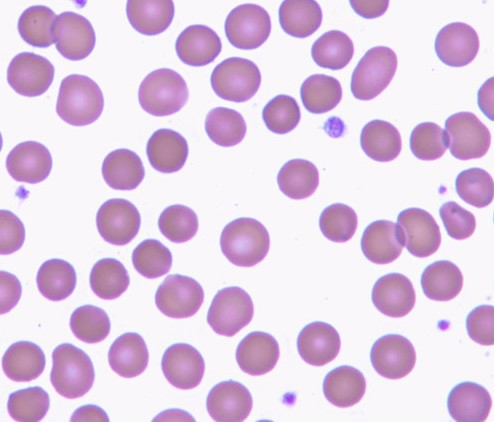
#> input picture images/c1.jpg, 494 x 422 px
$ jupyter execute --allow-errors Assignment_RBC_Count.ipynb   (shell and % lines are left out)
#> lines starting #> are read from the running program, lines starting #| are printed output that depends on the picture; after the words box and inside, x2 and y2 are one past the last pixel; in counts of white or black regions, pixels touching at a corner belong together
#### Introduction (added for Github)
Today the field of computer vision has come to be associated with deep learning, but it was not always so. There are many classical algorithms and approaches to solve problems that do not require time and computation-intensive neural networks. The following is one such example. The task was to count the number of red blood cells (RBCs) in a series of images.

This was successfully accomplished by utilizing a series of classical computer vision techniques: manual and automatic thresholding (Otsu’s algorithm), investigating different colour spaces (e.g. HSV), and their individual channels, to find the highest contrast, low-pass filtering to clean noise, and finally flood-fill with colouring to count objects (connected-component counting). This approach takes a fraction of the time and computation that would have been needed with even a simple deep-learning based approach.

This task was done as part of a university assignment. The main output was this Jupyter notebook, and a summary report. The report is there in the same folder as this notebook. That is much shorter than this notebook, and is the recommended starting point if you are not very familiar with the domain and first wish to get an overview of the problem.

Please note that direct use of OpenCV functions was not allowed, except to open and display the file. All the functions have been coded by hand (e.g. for thresholding, flood-fill, connected component counting etc). This made it an excellent learning exercise. Some OpenCV functions that can be used for this task are listed at the end.

___

### Computer Vision Assignment: Red Blood Cell Counting
#### Image cleaning, Thresholding, Connected-component counting etc.

This notebook is very detailed and has explanations and output files. A summarised version with output images is in the report (PDF in the same folder).

**To rapidly go to final solutions, search for the word "solution", which has answer values in bold sentences.** A lot of work before that is analysis of the problem, comments, and helper functions that are used in the final solution.

#### Task 0: Setting up, reading the file

The source images are located as c1.jpg...c4.jpg in the images folder.

[cell 1]
import cv2
import numpy as np
import matplotlib.pyplot as plt

[cell 2]
filepath = './images/c1.jpg' # remember the . at the beginning, else imread fails silently.
                            # Prefer forward slash as backslash needs to be escaped '.\\'

[cell 3]
img = cv2.imread(filepath)
#> img is the input picture: shape (422, 494, 3); mean B, G, R 226.3, 202.5, 223.4

[cell 4]
img.shape # just to check that imread worked. It fails silently

[cell 5]
plt.imshow(img)

#### Task 1.1 Otsu

[cell 6]
# first let's see the image histogram to understand intensity distributions
plt.hist(img.ravel(), 256, [0,256])
plt.show()
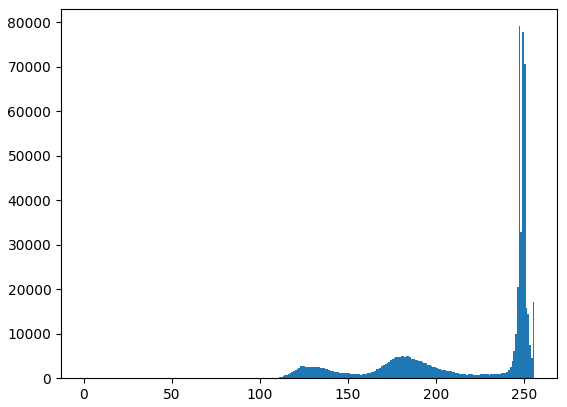
#> figure drawn by matplotlib, 1 panel; tallest bar 79079 high, from x = 247 to 248

We can see that there are three modes in the histogram (trimodal distribution). Most of the values are close to white, and there are two humps in the middle, centered at approx 125 and 175 respectively. The near-white pixels are the background. 175 cluster is probably the slightly brighter interior of the RBCs, and 125 the purple-blue main body.

Since we have to separate the cells from the white background, the ideal threshold boundary would be a bit above 200, approx at 220.
Otsu's method however would find the best threshold by itself. Still, let's create a reference image using the above value.

[cell 7]
# This won't be used for main task, just using opencv's threshold method to create a reference
imggray = cv2.cvtColor(img, cv2.COLOR_BGR2GRAY)
ret, thresh = cv2.threshold(imggray, 220, 255, cv2.THRESH_BINARY)
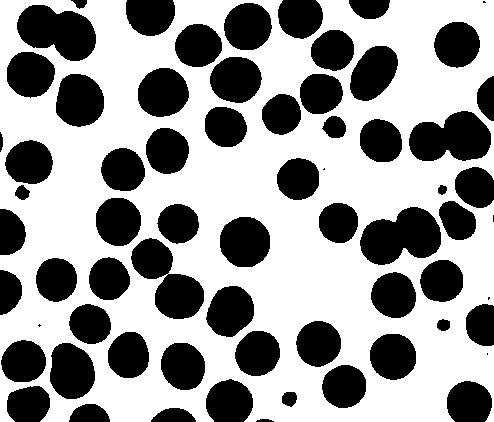
#> thresh: shape (422, 494); 59.8% white; 67 black regions (6 under 20 px), largest, box (x1, y1, x2, y2) and area: (360, 207, 441, 265) 3259, (17, 5, 96, 61) 3057, (131, 238, 204, 319) 3053

[cell 8]
plt.imshow(thresh, 'gray')

[cell 9]
# [4 lines left out: function imageShow, not called in this run]

[cell 10]
# imageShow(thresh)

[cell 11]
img.shape

[cell 12]
len(img.shape)

[cell 13]
imggray.shape # note that its output below has no channels element at the end of the list (i.e. no RGB/BGR).
# it simply has grayscale levels that are uint 8, i.e. from 0-255

[cell 14]
# since we are told that we cannot use the threshold function, we would need to implement our own.
# Otsu's algorithm will only find us the value of the threshold, we have to binarize the
# image ourselves. So implementing a simply binary threshold function first

def thresholdBinary_ForLoops (img, boundary):
    '''takes an image, converts to grayscale if needed, sets pixels below threshold boundary to 0 and above to 255
    Uses nested for loops to traverse pixels'''
#> called with boundary = 175
    if boundary <0 or boundary>255:
        print("Invalid threshold boundary")
        return -1
    if len(img.shape) == 3: # trying to convert an image that is already grayscale gives an error,
                            # so first check if it is coloured
        imggray = cv2.cvtColor(img, cv2.COLOR_BGR2GRAY)
    else:
        imggray = img.copy()
#     print(imggray.shape)
    Y, X = imggray.shape
    for y in range(Y):
        for x in range(X):
            pixel = imggray[y][x]
            if pixel <= boundary:
                imggray[y][x] = 0
            else:
                imggray[y][x] = 255
#> imggray: shape (422, 494); 65% white; 62 black regions, largest, box (x1, y1, x2, y2) and area: (361, 208, 441, 264) 2868, (18, 6, 95, 60) 2820, (410, 112, 490, 160) 2760

    return imggray

[cell 15]
## Above works, but trying to use Numpy vector operations instead of nested for loops, faster and elegant
def thresholdBinary(img, boundary):
    '''takes an image, converts to grayscale if needed, sets pixels below boundary to 0 and above to 255
    Uses Numpy vector operations'''
#> called with boundary = 175
    if boundary <0 or boundary>255:
        print("Invalid threshold boundary")
        return -1
    if len(img.shape) == 3: # trying to convert an image that is already grayscale gives an error,
                            # so first check if it is coloured
        imggray = cv2.cvtColor(img, cv2.COLOR_BGR2GRAY)
    else:
        imggray = img.copy()
#     print(imggray.shape)

    imggray[imggray<=boundary] = 0 #Numpy magic
    imggray[imggray>boundary] = 255 #did 1 instead of 255 here by mistake earlier. Resulted in image with just 0 & 1s
                                    #plt.imshow(...'gray') was still showing it correctly, but cv.imshow() was showing
                                    #as black. Another way I found is to use cv.convertScaleAbs() later

    return imggray

[cell 16]
# testing both threshold functions
img_threshold_ForLoops = thresholdBinary_ForLoops (imggray, 175) # threshold value just for experiment. Is the peak of the second hump
img_threshold = thresholdBinary (imggray, 175)

[cell 17]
plt.imshow(img_threshold, 'gray')

[cell 18]
plt.imshow(img_threshold_ForLoops, 'gray')

[cell 19]
# we can see both threshold functions returned the same thresholds

[cell 20]
def Otsushi (img):
    '''tries to implement Otsu in a semi-efficient way. Attempting Numpy broadcast arithmetic
    rather than lots of nested for loops'''

    # convert to grayscale if needed
    if len(img.shape) == 3: # trying to convert an image that is already grayscale gives an error,
                            # so first check if it is coloured
        imggray = cv2.cvtColor(img, cv2.COLOR_BGR2GRAY)
    else:
        imggray = img.copy()

    # Otsu doesn't care about 2D shapes in image, just the intensity values as a whole,
    # so flatten it first
    flattened = imggray.ravel()

    # we need the probability of a pixel being of a particular intensity. This is easiest to calculate from the
    # histogram, which already gives us a probability distribution function
    hist, edges = np.histogram(imggray, bins=256, range=(0, 255)) # if we don't specify the last argument, it will
#> hist = 256 values, max 82809 at index 248, min 0 at index 0, mean 814.3; edges = 257 values from 0 to 255
    # make bins only from lowest intensity present in image to highest, which wouldn't cover full intensity space

    # our probabilities should sum up to 1, so we need to normalize
    # print("DEBUG histogram sum is", np.sum(hist))
    hist = hist/np.sum(hist)
#> hist = 256 values, max 0.397 at index 248, min 0 at index 0, mean 0.00391

    # set initial threshold to impossible value
    boundary = -1

    # will go with maximizing inter-class distance,
    # since is easier to compute this than minimizing intra-class variance

    # set up initial maximum to impossible value
    maxDistance = -1

    # now iterate for all possible thresholds from 0-255 to find the boundary value that maximizes
    # inter-class distance
    for t in range(256):

        # total probability (weight) of pixels before and after the current boundary
        weight1 = np.sum(hist[:t]) # till boundary
        weight2 = np.sum(hist[t:]) # after boundary

        # total of intensity values of all pixels till threshold boundary
        area1 = np.sum(np.arange(t) * hist[:t]) #arange() gives us the intensity value at each bin (x-axis),
                    # hist contains how many pixels are there (y-axis)(now normalized, so would be a probability).
                    # Effectively, it gives us the total (statistical) expectation of intensity values
                    # We can also say that we are computing the area under the histogram curve
        mean1 = area1/weight1 # mean intensity of pixels before the threshold

        # repeat same process on other side of threshold boundary
        area2 = np.sum(np.arange(t,256) * hist[t:])
        mean2 = area2/weight2

        # now find inter-class variance.
        distance = weight1 * weight2 * np.power((mean2-mean1),2)

        # update max distance if needed, and set new threshold boundary at that point
        if maxDistance < distance:
            maxDistance = distance
            boundary = t
#> this loop made 256 passes
#> (weight1, weight2, area1, mean1, area2, mean2, distance, maxDistance) on passes 111, 113, 114, 115, 116, 117, 118: (4.8e-06, 1, 0.000523, 109, 211.5, 211.5, 0.0504, 0.0504), (4.8e-06, 1, 0.000523, 109, 211.5, 211.5, 0.0504, 0.0504), (9.59e-06, 1, 0.00106, 110.5, 211.5, 211.5, 0.0978, 0.0978), (2.88e-05, 1, 0.00323, 112.2, 211.5, 211.5, 0.284, 0.284), (4.8e-05, 1, 0.00542, 112.9, 211.5, 211.5, 0.466, 0.466), (5.76e-05, 1, 0.00652, 113.2, 211.5, 211.5, 0.555, 0.555), (8.15e-05, 1, 0.0093, 114.1, 211.5, 211.5, 0.774, 0.774)

    return boundary

# above algorithm is working, but can be improved by making process incremental (instead of calculating everything
# in every iteration of the for loop, we can just add/subtract the new pixels that come in/go out when threshold moves).
# Will investigate again if time permits

[cell 21]
thresOtsuVal = Otsushi (imggray)
print(thresOtsuVal)
#| 202
# getting a warning because of 0-division most probably.
# Will look at it in depth if time permits. Program still giving required results

**Solution: We can see above that the calculated value of the Otsu threshold is 202 for the first image (c1.jpg).**

This is an exact computation, close to the rough value of 210 we had estimated by just looking at the histogram.

[cell 22]
# testing this threshold value with our own binary threshold function
imgc1_Otsu = thresholdBinary (imggray, thresOtsuVal)

[cell 23]
plt.imshow(imgc1_Otsu, 'gray')

### Task 1.1 solution
**The assignment asks us to make a function that can be passed the filename as an argument. So just combining above functions in a wrapper**

[cell 24]
def Otsu (filepath):
#> called with filepath = './images/c1.jpg'
    img = cv2.imread(filepath)
    threshval = Otsushi(img) # converting to grayscale etc would be done by this function
    print("The threshold value is", threshval)
#| The threshold value is 202
    imgresult = thresholdBinary(img, threshval)
    return imgresult

[cell 25]
filec1 = './images/c1.jpg' # remember the . at the beginning, else imread fails silently.
                            # Prefer forward slash as backslash needs to be escaped '.\\'
filec2 = './images/c2.jpg'
filec3 = './images/c3.jpg'
filec4 = './images/c4.jpg'
# ideally can use os module to read all JPEG filenames in the folder into a list, but not the core task right now

[cell 26]
imgc1 = Otsu(filec1)
plt.imshow(imgc1, 'gray')

[cell 27]
cv2.imwrite('./images/c1_Otsu.jpg',imgc1)
#> Out = True

[cell 28]
imgc2 = Otsu(filec2)
#> call 2 of Otsu, with filepath = './images/c2.jpg'
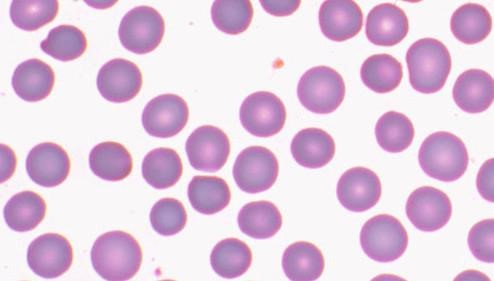
#> input picture images/c2.jpg, 494 x 281 px
#> in Otsu, img is the input picture: shape (281, 494, 3); mean B, G, R 222.7, 200.8, 224.8
#| The threshold value is 202
#> call 4 of thresholdBinary, with boundary = 202
#> in thresholdBinary (call 4), `imggray[imggray>boundary] = 255`:
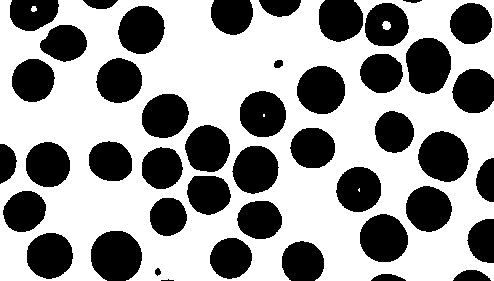
#> imggray: shape (281, 494); 60.2% white; 45 black regions (1 under 20 px), largest, box (x1, y1, x2, y2) and area: (91, 231, 142, 281) 2069, (406, 38, 451, 94) 2004, (418, 131, 469, 182) 1967
plt.imshow(imgc2, 'gray')

[cell 29]
cv2.imwrite('./images/c2_Otsu.jpg',imgc2)
#> Out = True

[cell 30]
imgc3 = Otsu(filec3)
#> call 3 of Otsu, with filepath = './images/c3.jpg'
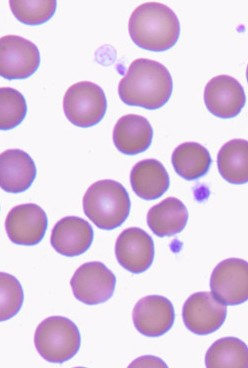
#> input picture images/c3.jpg, 248 x 368 px
#> in Otsu, img is the input picture: shape (368, 248, 3); mean B, G, R 226.8, 203, 223.1
#| The threshold value is 202
#> in thresholdBinary (call 5), `imggray[imggray>boundary] = 255`:
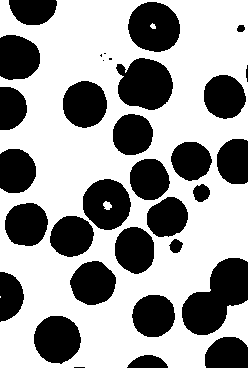
#> imggray: shape (368, 248); 61.4% white; 33 black regions (5 under 20 px), largest, box (x1, y1, x2, y2) and area: (182, 258, 248, 335) 3046, (116, 58, 173, 110) 2241, (128, 2, 180, 52) 2017
plt.imshow(imgc3, 'gray')
cv2.imwrite('./images/c3_Otsu.jpg',imgc3)
#> Out = True

[cell 31]
imgc4 = Otsu(filec4)
#> call 4 of Otsu, with filepath = './images/c4.jpg'
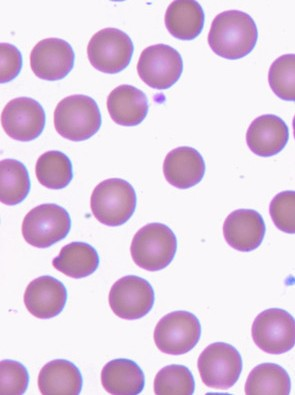
#> input picture images/c4.jpg, 295 x 395 px
#> in Otsu, img is the input picture: shape (395, 295, 3); mean B, G, R 226.5, 204.5, 224.6
#| The threshold value is 202
#> in thresholdBinary (call 6), `imggray[imggray>boundary] = 255`:
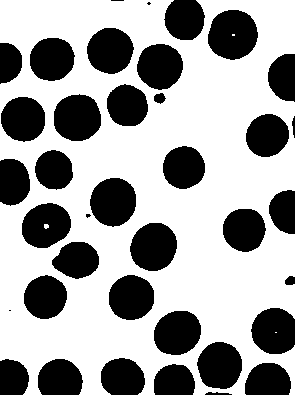
#> imggray: shape (395, 295); 63.1% white; 38 black regions (4 under 20 px), largest, box (x1, y1, x2, y2) and area: (208, 10, 258, 60) 1947, (54, 94, 101, 141) 1770, (130, 223, 177, 271) 1765
plt.imshow(imgc4, 'gray')
cv2.imwrite('./images/c4_Otsu.jpg',imgc4)
#> Out = True

**Solution: For all images c1-c4, the Otsu threshold value is coming to be 202, as seen above** (The value changes in the section below, so the values being similar is not a calculation bug. Just the result of having very similar images.)

### Task 1.2 HSV Thresholding

HSV stands for Hue, Saturation, Value. It appears visually that the colour of the red blood cells (Light purplish-blue) is different from the background, but both have that violet-purple hue at different intensities. Let us first inspect all three channels individually to get an idea of how the images look.

[cell 32]
img = cv2.imread(filec1)
img_HSV = cv2.cvtColor(img, cv2.COLOR_BGR2HSV)
#> img_HSV: shape (422, 494, 3); mean H, S, V 136.3, 33.3, 228.3

[cell 33]
# the following code is from the Week 1 demo lab

H = img_HSV.copy()
H[:, :, (1,2)] = 255 # set S and V channels to max (255)
#> H: shape (422, 494, 3); mean H, S, V 136.3, 255, 255
H_RGB =  cv2.cvtColor(H,cv2.COLOR_HSV2RGB) # convert back to RGB
plt.imshow(H_RGB)
#below shows fully saturated color for each hue

[cell 34]
# try hue again with saturation and value set to lower numbers
# can't set them to 0, as value 0 would make image black
H = img_HSV.copy()
H[:, :, (1,2)] = 170
#> H: shape (422, 494, 3); mean H, S, V 136.3, 170, 170
H_RGB =  cv2.cvtColor(H,cv2.COLOR_HSV2RGB) # convert back to RGB
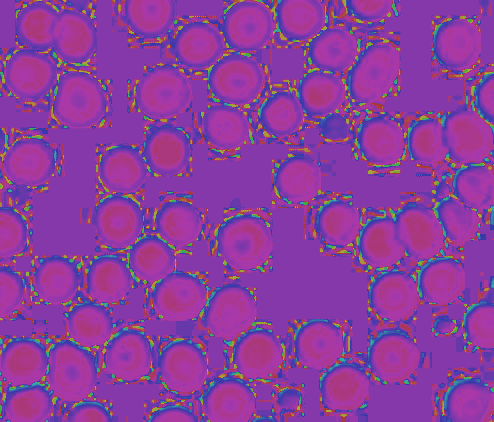
#> H_RGB: shape (422, 494, 3); mean R, G, B 138, 61.6, 156.7
plt.imshow(H_RGB)

We can see above that the pure Hue image (with saturation and value set to max or middling values) is not easy to threshold, because the violet shade of the cells and background is not very different. There is also colour noise from the blue boundaries of cells. Let us try looking at the pure saturation and value images too

[cell 35]
S = img_HSV.copy()
S[:, :, 0] = 179 # set H to max (179). Max isn't 255 for Hue, though we can use any hue on the color wheel,
#> S: shape (422, 494, 3); mean H, S, V 179, 33.3, 228.3
                 # it's circular (360 degrees). 179 (0-indexed 180 degrees) is the farthest from the start point
S[:, :, 2] = 255 # set V to max (255). If we set V to 0, the image would become black
#> S: shape (422, 494, 3); mean H, S, V 179, 33.3, 255
S_RGB =  cv2.cvtColor(S,cv2.COLOR_HSV2RGB) # convert back to RGB
plt.imshow(S_RGB)
#below shows degree of saturation purely, with all hue set to 179 (the magenta-ish shade seen below)

[cell 36]
V = img_HSV.copy()
V[:, :, 0] = 0 # set H to 0
#> V: shape (422, 494, 3); mean H, S, V 0, 33.3, 228.3
V[:, :, 1] = 0 # set S to 0
#> V: shape (422, 494, 3); mean H, S, V 0, 0, 228.3
V_RGB =  cv2.cvtColor(V,cv2.COLOR_HSV2RGB) # convert back to RGB
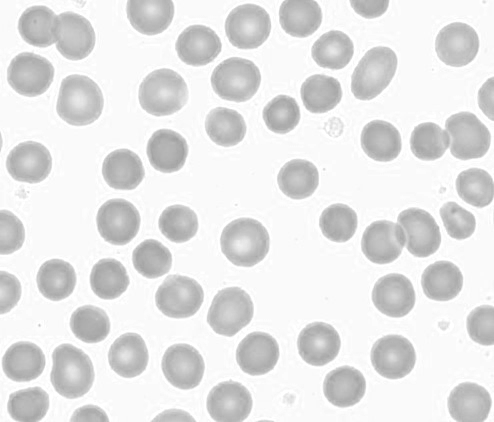
#> V_RGB: shape (422, 494, 3); min 160, max 255, mean 228.3
plt.imshow(V_RGB)
# below only shows brightness (value) levels now

We can see above that both saturation and value images seem more suitable to thresholding, due to clear segmentation of foreground and background.

The pure value image is possibly the best one, because setting hue and saturation to zero has greatly reduced the intensity of some small cells (reddish in color in the original image), which are probably not RBCs and thus should not be counted anyway. So we will proceed with thresholding on the value axis.

We can use Otsu's algorithm on the pure value image to find the optimal threshold value.

[cell 37]
# using the pure Value image made above and preparing for Otsu
imgValue = cv2.cvtColor(V_RGB, cv2.COLOR_BGR2GRAY)
#> (the rest of the program and of its run is left out)
